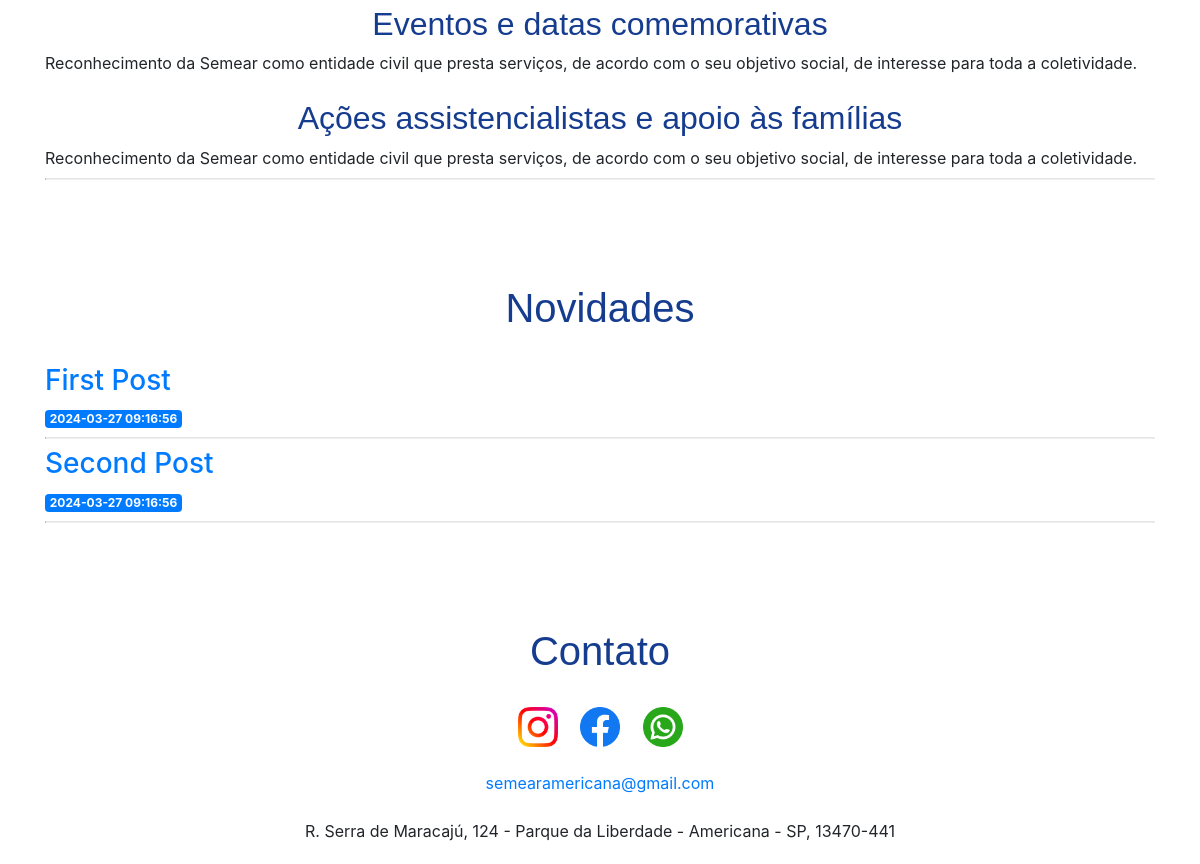
Before: / (middle part) with the older database file.
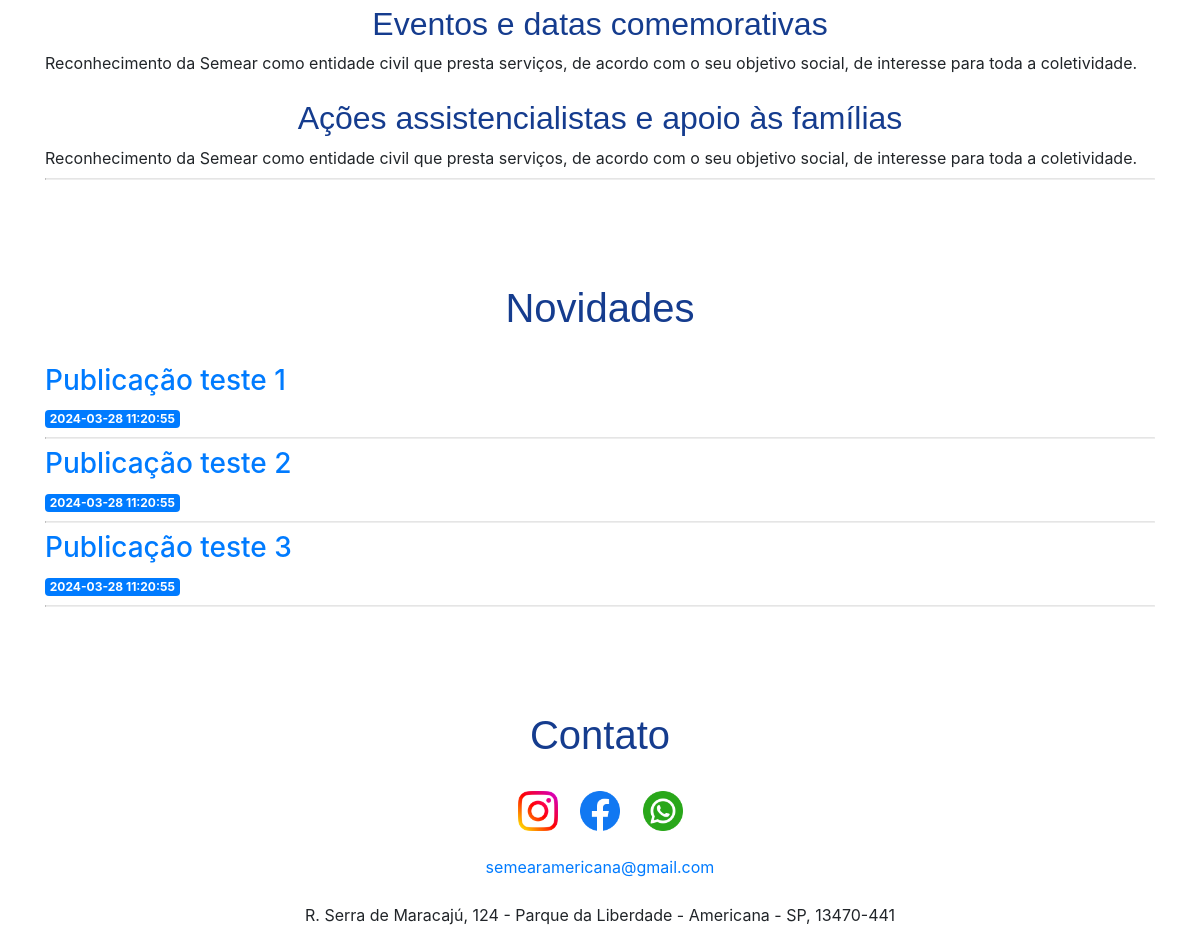
After: the same page with the newer database file.
### tables this page shows
CREATE TABLE posts (
    id INTEGER PRIMARY KEY AUTOINCREMENT,
    created TIMESTAMP NOT NULL DEFAULT CURRENT_TIMESTAMP,
    title TEXT NOT NULL,
    content TEXT NOT NULL
);

CREATE TABLE contato (
    id INTEGER PRIMARY KEY AUTOINCREMENT,
    created TIMESTAMP NOT NULL DEFAULT CURRENT_TIMESTAMP,
    whatsapp TEXT NOT NULL,
    facebook TEXT NOT NULL,
    instagram TEXT NOT NULL,
    email TEXT NOT NULL,
    endereco TEXT NOT NULL
);

### app.py (the view)
@app.route('/')
def index():
  conn = get_db_connection()
  posts = conn.execute('SELECT * FROM posts').fetchall()
  contato = conn.execute('SELECT whatsapp, facebook, instagram, email, endereco FROM contato').fetchall()
  mensagem_bottom = conn.execute('SELECT texto FROM mensagem_bottom').fetchall()
  conn.close()
  global indice_atual
  imagem_atual = imagens[indice_atual]
  return render_template('index.html', posts=posts, contato=contato, mensagem_bottom=mensagem_bottom, imagem=imagem_atual)

### app.py (called while the page is built)
def get_db_connection():
    conn = sqlite3.connect('database.db')
    conn.row_factory = sqlite3.Row
    return conn

### templates/index.html (shortened to what this page needs)
{% extends 'base.html' %}
{% block content %}
	<br><br>
	<br>
	<br>
	<br><br>
	<br><br>
	<br><br>
	<br>
	<br><br>
	<br><br>
	<h2>Eventos e datas comemorativas</h2>
	Reconhecimento da Semear como entidade civil que presta serviços, de acordo com o seu objetivo social, de interesse para toda a coletividade.
	<br><br>
	<h2>Ações assistencialistas e apoio às famílias</h2>
	Reconhecimento da Semear como entidade civil que presta serviços, de acordo com o seu objetivo social, de interesse para toda a coletividade.
	<hr>
	<br>
	<div id="novidades">
		<br><br><br>
		<h1>Novidades</h1>
		<br>
		{% for post in posts %}
			<a href="{{ url_for('post', post_id=post['id']) }}">
				<h3>{{ post['title'] }}</h3>
			</a>
			<span class="badge badge-primary">{{ post['created'] }}</span>
			<hr>
		{% endfor %}
	</div>
	<br>
	<div id="contato">
		<br><br><br>
		<h1>Contato</h1>
		<br>
		<center>
			{% for contato in contato %}
				<a href="{{ contato['instagram'] }}">
				  <img src="{{ url_for('static', filename='img/instagram.png') }}" alt="Instagram" width="40" height="40">
				</a>&nbsp;&nbsp;&nbsp;
				<a href="{{ contato['facebook'] }}">
				  <img src="{{ url_for('static', filename='img/facebook.png') }}" alt="Facebook" width="40" height="40">
				</a>&nbsp;&nbsp;&nbsp;
				<a href="https://api.whatsapp.com/send?phone={{ contato['whatsapp'] }}&text=Olá! Venho a partir do site.">
				  <img src="{{ url_for('static', filename='img/whatsapp.png') }}" alt="Whatsapp" width="40" height="40">
				</a>
				<br><br>
				<a href="mailto:{{ contato['email'] }}">{{ contato['email'] }}</a>
				<br><br>
				{{ contato['endereco'] }}
			{% endfor %}
			<br><br>
		</center>
	</div>
{% endblock %}

Changed rows visible on the page:
removed posts: title "First Post", created "2024-03-27 09:16:56"
removed posts: title "Second Post", created "2024-03-27 09:16:56"
added posts: title "Publicação teste 1", created "2024-03-28 11:20:55"
added posts: title "Publicação teste 2", created "2024-03-28 11:20:55"
added posts: title "Publicação teste 3", created "2024-03-28 11:20:55"
